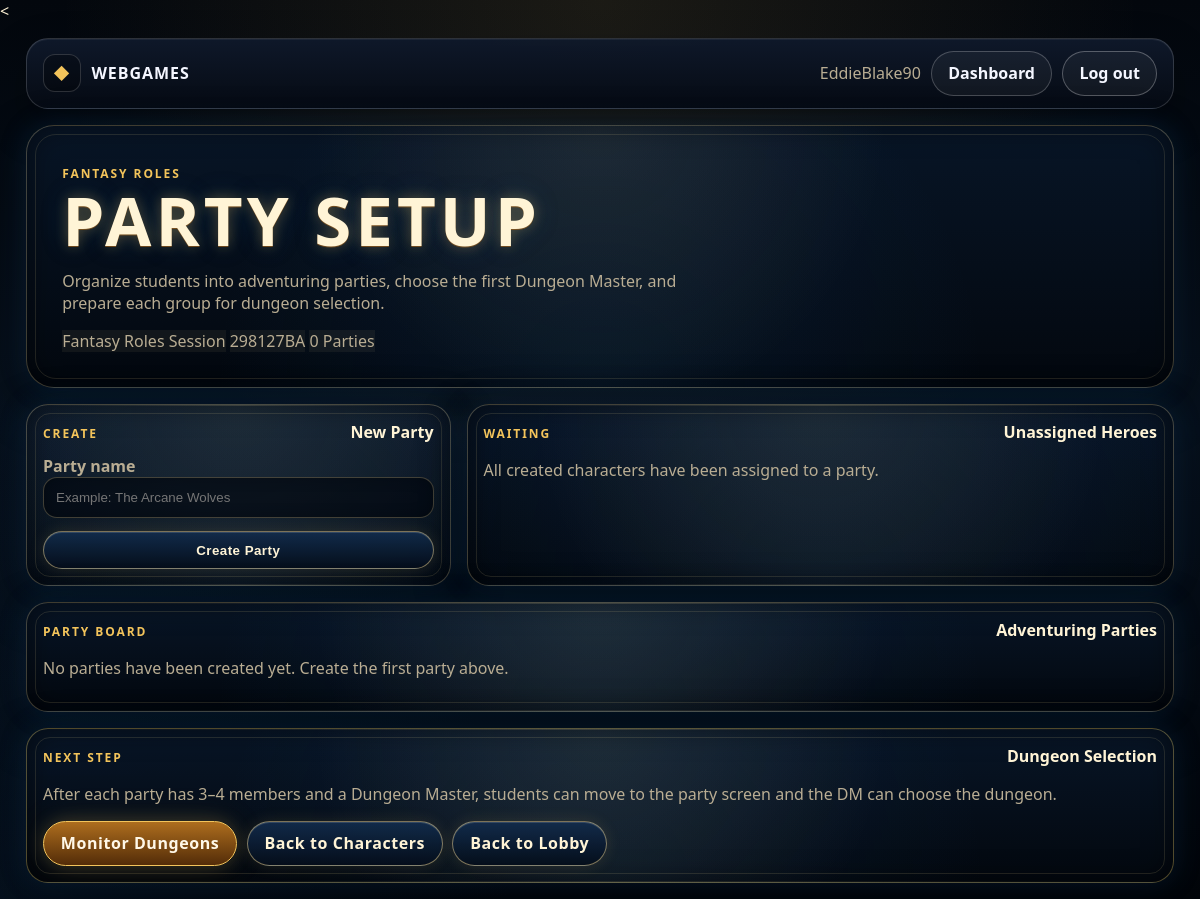
The page /fantasy-roles/298127BA/teacher/parties/ (signed in) on the database its author committed.
### accounts/models.py (models this page shows, shortened)
class User(AbstractUser):
    class Role(models.TextChoices):
        TEACHER = "TEACHER", "Teacher"
        ADMIN = "ADMIN", "Admin"
    role = models.CharField(
        max_length=20,
        choices=Role.choices,
        default=Role.TEACHER,
    )

### sessions/models.py (models this page shows, shortened)
class GameSession(models.Model):
    class Status(models.TextChoices):
        LOBBY = "LOBBY", "Lobby"
        ACTIVE = "ACTIVE", "Active"
        ENDED = "ENDED", "Ended"
    teacher = models.ForeignKey(
        settings.AUTH_USER_MODEL,
        on_delete=models.CASCADE,
        related_name="game_sessions",
    )
    game_template = models.ForeignKey(
        GameTemplate,
        on_delete=models.PROTECT,
        related_name="sessions",
    )
    title = models.CharField(max_length=150)
    join_code = models.SlugField(max_length=12, unique=True, blank=True)
    status = models.CharField(
        max_length=20,
        choices=Status.choices,
        default=Status.LOBBY,
    )
    current_step = models.CharField(
        max_length=50,
        default="waiting",
        help_text="Used to route students to the correct game step.",
    )
    created_at = models.DateTimeField(auto_now_add=True)
    started_at = models.DateTimeField(null=True, blank=True)
    ended_at = models.DateTimeField(null=True, blank=True)

### fantasy_roles/views.py (the view, shortened to what this page needs)
@login_required
def teacher_party_setup(request, join_code):
    session = get_object_or_404(
        GameSession,
        join_code=join_code,
        teacher=request.user,
        game_template__code=GameTemplate.GameCode.FANTASY_ROLES,
    )
    characters = (
        PlayerCharacter.objects
        .filter(session=session)
        .select_related(
            "participant",
            "character_class",
        )
        .order_by("participant__joined_at", "character_name")
    )
    unassigned_characters = characters.filter(
        party_membership__isnull=True,
    )
    parties = (
        AdventuringParty.objects
        .filter(session=session)
        .prefetch_related(
            "members__character__participant",
            "members__character__character_class",
        )
        .order_by("created_at", "name")
    )
    return render(
        request,
        "fantasy_roles/teacher_party_setup.html",
        {
            "session": session,
            "characters": characters,
            "unassigned_characters": unassigned_characters,
            "parties": parties,
        },
    )

### templates/fantasy_roles/teacher_party_setup.html (shortened to what this page needs)
{% extends "fantasy_roles/base_fantasy.html" %}
{% block content %}
<section class="fr-party-setup-page">
  <section class="fr-party-setup-hero">
    <span class="fr-kicker">Fantasy Roles</span>
    <h1>Party Setup</h1>
    <p>
      Organize students into adventuring parties, choose the first Dungeon Master,
      and prepare each group for dungeon selection.
    </p>
    <div class="fr-status-row">
      <span class="fr-status-pill">{{ session.title }}</span>
      <span class="fr-status-pill">{{ session.join_code }}</span>
      <span class="fr-status-pill">{{ parties|length }} Parties</span>
    </div>
  </section>
  <section class="fr-party-setup-grid">
    <article class="fr-form-card fr-create-party-card">
      <div class="fr-panel-heading">
        <span class="fr-kicker">Create</span>
        <strong>New Party</strong>
      </div>
      <form method="post">
        <div>
          <label for="party_name">Party name</label>
          <input
            type="text"
            id="party_name"
            name="party_name"
            placeholder="Example: The Arcane Wolves"
          >
        </div>
        <button class="fr-btn fr-btn-primary" type="submit">
          Create Party
        </button>
      </form>
    </article>
    <article class="fr-panel fr-unassigned-card">
      <div class="fr-panel-heading">
        <span class="fr-kicker">Waiting</span>
        <strong>Unassigned Heroes</strong>
      </div>
      {% if unassigned_characters %}
        <div class="fr-unassigned-list">
          {% for character in unassigned_characters %}
            <article class="fr-mini-hero-card">
              <div class="fr-mini-hero-portrait">
                {% with portrait=character.selected_image %}
                  {% if portrait %}
                    <img src="{{ portrait.url }}" alt="{{ character.character_name }}">
                  {% else %}
                    <span>◆</span>
                  {% endif %}
                {% endwith %}
              </div>
              <div>
                <strong>{{ character.character_name }}</strong>
                <small>
                  {{ character.participant.display_name }}
                  · {{ character.character_class.name }}
                </small>
              </div>
            </article>
          {% endfor %}
        </div>
      {% else %}
        <p class="fr-muted-text">
          All created characters have been assigned to a party.
        </p>
      {% endif %}
    </article>
  </section>
  <section class="fr-panel">
    <div class="fr-panel-heading">
      <span class="fr-kicker">Party Board</span>
      <strong>Adventuring Parties</strong>
    </div>
    {% if parties %}
      <div class="fr-party-board-grid">
        {% for party in parties %}
          <article class="fr-party-board-card">
            <header class="fr-party-board-header">
              <div>
                <span class="fr-kicker">
                  {{ party.members.count }}/4 Members
                </span>
                <h2>{{ party.name }}</h2>
              </div>
              <form method="post">
                {% csrf_token %}
                <input type="hidden" name="action" value="delete_party">
                <input type="hidden" name="party_id" value="{{ party.id }}">
                <button class="fr-btn fr-btn-danger fr-btn-small" type="submit">
                  Delete
                </button>
              </form>
            </header>
            <div class="fr-party-dm-banner">
              {% if party.current_dm %}
                <span>Current DM</span>
                <strong>{{ party.current_dm.character_name }}</strong>
              {% else %}
                <span>No DM selected yet</span>
                <strong>Choose a party member</strong>
              {% endif %}
            </div>
            <div class="fr-party-member-list">
              {% for member in party.members.all %}
                <article class="fr-party-member-card {% if party.current_dm == member.character %}is-dm{% endif %}">
                  <div class="fr-party-member-portrait">
                    {% with portrait=member.character.selected_image %}
                      {% if portrait %}
                        <img src="{{ portrait.url }}" alt="{{ member.character.character_name }}">
                      {% else %}
                        <span>◆</span>
                      {% endif %}
                    {% endwith %}
                    {% if party.current_dm == member.character %}
                      <span class="fr-dm-crown-badge" title="Dungeon Master">
                        {% include "fantasy_roles/partials/_png_icon.html" with name="crown" extra_class="fr-png-icon-sm" %}
                      </span>
                    {% endif %}
                  </div>>
                  <div class="fr-party-member-body">
                    <div class="fr-party-member-title">
                      <div>
                        <strong>{{ member.character.character_name }}</strong>
                        <small>
                          {{ member.character.participant.display_name }}
                          · {{ member.character.character_class.name }}
                        </small>
                      </div>
                      {% if party.current_dm == member.character %}
                          <span class="fr-status-pill is-gold fr-dm-pill">
                            {% include "fantasy_roles/partials/_png_icon.html" with name="crown" extra_class="fr-png-icon-xs" %}
                            DM
                          </span>
                        {% endif %}
                    </div>
                    <div class="fr-character-stat-row">
                      <span>♥ {{ member.character.current_life }}</span>
                      <span>⚔ {{ member.character.character_class.attack }}</span>
                      <span>✦ {{ member.character.current_action_points }}</span>
                    </div>
                    <div class="fr-button-row">
                      {% if party.current_dm != member.character %}
                        <form method="post">
                          {% csrf_token %}
                          <input type="hidden" name="action" value="set_dm">
                          <input type="hidden" name="member_id" value="{{ member.id }}">
                          <button class="fr-btn fr-btn-secondary fr-btn-small" type="submit">
                            Set as DM
                          </button>
                        </form>
                      {% endif %}
                      <form method="post">
                        {% csrf_token %}
                        <input type="hidden" name="action" value="remove_member">
                        <input type="hidden" name="member_id" value="{{ member.id }}">
                        <button class="fr-btn fr-btn-danger fr-btn-small" type="submit">
                          Remove
                        </button>
                      </form>
                    </div>
                  </div>
                </article>
              {% empty %}
                <p class="fr-muted-text">
                  This party has no members yet.
                </p>
              {% endfor %}
            </div>
            <div class="fr-add-member-panel">
              <span class="fr-kicker">Add Hero</span>
              {% if unassigned_characters and party.members.count < 4 %}
                <form method="post">
                  {% csrf_token %}
                  <input type="hidden" name="action" value="add_member">
                  <input type="hidden" name="party_id" value="{{ party.id }}">
                  <select name="character_id" required>
                    <option value="">Choose unassigned hero</option>
                    {% for character in unassigned_characters %}
                      <option value="{{ character.id }}">
                        {{ character.character_name }}
                        — {{ character.participant.display_name }}
                        — {{ character.character_class.name }}
                      </option>
                    {% endfor %}
                  </select>
                  <button class="fr-btn fr-btn-primary" type="submit">
                    Add to Party
                  </button>
                </form>
              {% elif party.members.count >= 4 %}
                <p class="fr-muted-text">
                  This party is full.
                </p>
              {% else %}
                <p class="fr-muted-text">
                  No unassigned heroes are available.
                </p>
              {% endif %}
            </div>
          </article>
        {% endfor %}
      </div>
    {% else %}
      <p class="fr-muted-text">
        No parties have been created yet. Create the first party above.
      </p>
    {% endif %}
  </section>
  <section class="fr-panel fr-party-next-step">
    <div class="fr-panel-heading">
      <span class="fr-kicker">Next Step</span>
      <strong>Dungeon Selection</strong>
    </div>
    <p class="fr-muted-text">
      After each party has 3–4 members and a Dungeon Master, students can move
      to the party screen and the DM can choose the dungeon.
    </p>
    <div class="fr-button-row">
      <a
        class="fr-btn fr-btn-primary"
        href="{% url 'fantasy_roles:teacher_dungeon_setup' session.join_code %}"
      >
        Monitor Dungeons
      </a>
      <a
        class="fr-btn"
        href="{% url 'fantasy_roles:teacher_character_list' session.join_code %}"
      >
        Back to Characters
      </a>
      <a
        class="fr-btn"
        href="{% url 'sessions:teacher_lobby' session.join_code %}"
      >
        Back to Lobby
      </a>
    </div>
  </section>
</section>
{% endblock %}

### templates/base.html (shortened to what this page needs)
{% load static %}
<!DOCTYPE html>
<html lang="en">
<head>
<link rel="stylesheet" href="{% static 'webgames/css/app-theme.css' %}">
{% block game_theme_css %}{% endblock %}
</head>
<body>
  <main class="fr-app-shell">
    <nav class="app-top-nav">
  <a class="app-brand" href="{% url 'games:teacher_dashboard' %}">
    <span class="app-brand-mark">◆</span>
    <span>Webgames</span>
  </a>
  <div class="app-nav-links">
        {% if user.is_authenticated %}
          <span class="fr-muted-text">
            {{ user.username }}
          </span>
          <a class="app-btn app-btn-secondary" href="{% url 'games:teacher_dashboard' %}">
  Dashboard
</a>
<a class="app-btn" href="{% url 'logout' %}">
  Log out
</a>
        {% else %}
          <a class="app-btn app-btn-primary" href="{% url 'login' %}">
  Log in
</a>
        {% endif %}
      </div>
    </nav>
    {% block content %}{% endblock %}
  </main>
</body>
</html>

### static/webgames/css/app-theme.css (style rules this page uses)
:root { --app-bg: #070b13; --app-bg-2: #101522; --app-panel: rgba(10, 17, 30, 0.94); --app-panel-soft: rgba(14, 24, 41, 0.88); --app-border: rgba(255, 255, 255, 0.16); --app-border-strong: rgba(255, 255, 255, 0.28); --app-text: #f4f6ff; --app-muted: #aeb6c9; --app-blue: #2f80ed; --app-gold: #f3c45b; --app-radius: 22px; }
* { box-sizing: border-box; }
body { min-height: 100vh; margin: 0; color: var(--app-text); font-family: system-ui, -apple-system, BlinkMacSystemFont, "Segoe UI", sans-serif; background: radial-gradient(circle at top center, rgba(47, 128, 237, 0.16), transparent 34rem), linear-gradient(180deg, var(--app-bg), var(--app-bg-2)); }
a { color: inherit; text-decoration: none; }
.fr-app-shell { width: min(1180px, 100%); margin: 0 auto; padding: 1rem; }
.app-top-nav { display: flex; justify-content: space-between; align-items: center; gap: 1rem; margin-bottom: 1rem; padding: 0.75rem 1rem; border: 1px solid var(--app-border); border-radius: var(--app-radius); background: linear-gradient(180deg, rgba(15, 25, 43, 0.96), rgba(6, 11, 20, 0.98)); box-shadow: 0 18px 44px rgba(0, 0, 0, 0.26), inset 0 1px 0 rgba(255, 255, 255, 0.06); }
.app-brand { display: flex; align-items: center; gap: 0.65rem; color: var(--app-text); font-weight: 900; letter-spacing: 0.06em; text-transform: uppercase; }
.app-brand-mark { display: grid; place-items: center; width: 38px; height: 38px; border: 1px solid rgba(255, 255, 255, 0.16); border-radius: 12px; color: var(--app-gold); background: rgba(0, 0, 0, 0.28); }
.app-nav-links { display: flex; align-items: center; gap: 0.65rem; flex-wrap: wrap; }
.fr-muted-text { color: var(--app-muted); }
.app-btn, button.app-btn, input[type="submit"].app-btn { display: inline-flex; justify-content: center; align-items: center; gap: 0.4rem; border: 1px solid var(--app-border-strong); border-radius: 999px; padding: 0.65rem 1rem; color: var(--app-text); background: rgba(255, 255, 255, 0.045); cursor: pointer; font-weight: 850; transition: transform 0.16s ease, border-color 0.16s ease, background 0.16s ease, box-shadow 0.16s ease; }
.app-btn-secondary { border-color: rgba(255, 255, 255, 0.22); }
.fr-panel { border: 1px solid var(--app-border); border-radius: 24px; padding: 1rem; background: linear-gradient(180deg, rgba(15, 25, 43, 0.94), rgba(6, 11, 20, 0.98)); box-shadow: 0 18px 44px rgba(0, 0, 0, 0.22); }
.fr-panel-heading { display: flex; justify-content: space-between; align-items: baseline; gap: 1rem; margin-bottom: 0.75rem; }
.fr-kicker, .app-kicker { color: var(--app-muted); font-size: 0.75rem; letter-spacing: 0.14em; text-transform: uppercase; font-weight: 900; }

### rows shown on the page
User: username "EddieBlake90"
GameSession: title "Fantasy Roles Session", join_code "298127BA"

### other values the page prints
{{ parties|length }} "0"
